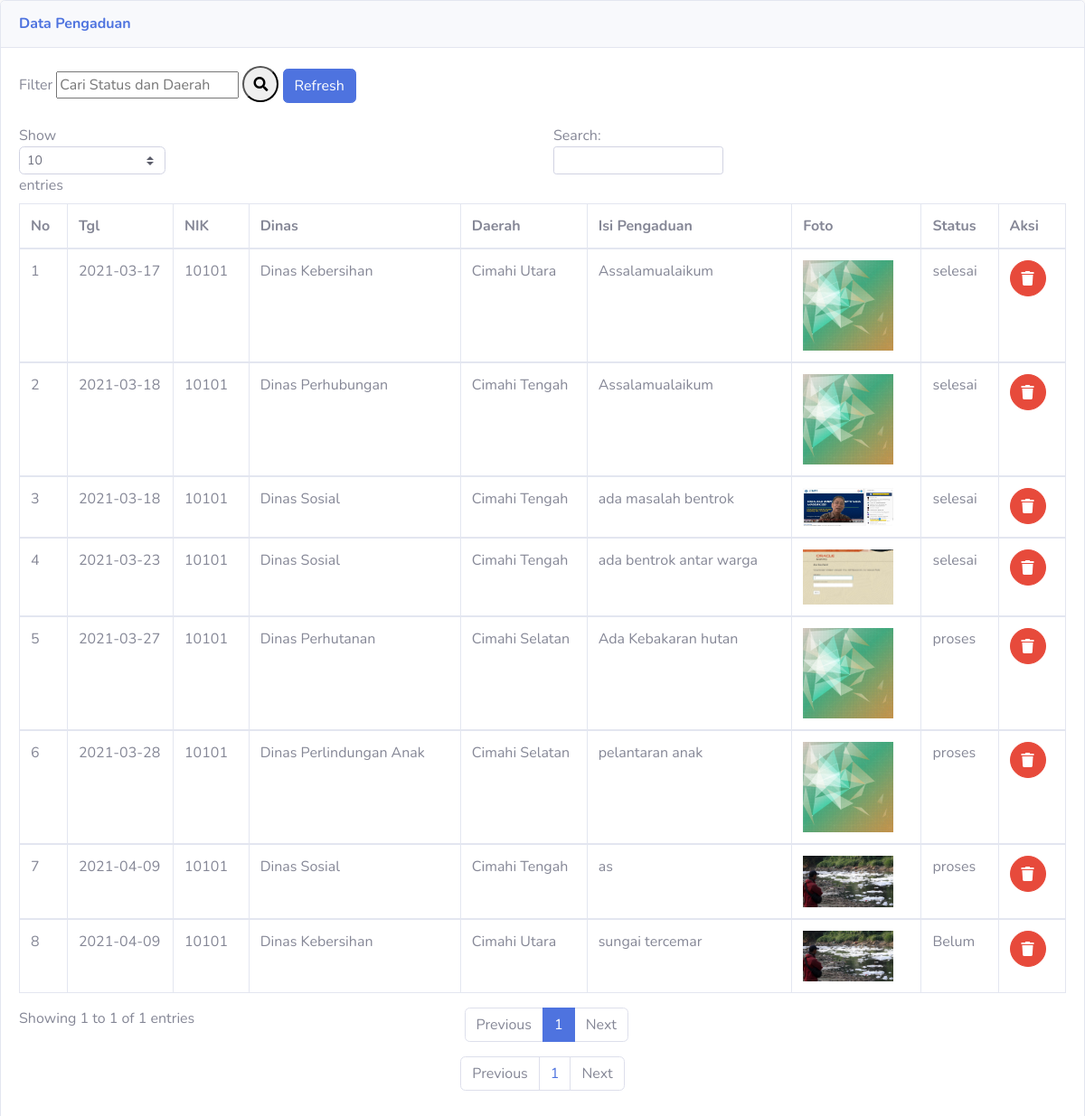
The app's page /aplikasi_pengaduanmasyarakat/admin/rifki_lihatpengaduan.php with its own data.
### tables this page shows
CREATE TABLE `rifki_pengaduan` (
  `rifki_id_pengaduan` int(11) NOT NULL,
  `rifki_tgl_pengaduan` date NOT NULL,
  `rifki_nik` char(16) NOT NULL,
  `rifki_petugasdinas` varchar(30) NOT NULL,
  `rifki_daerah` varchar(32) NOT NULL,
  `rifki_isi_laporan` text NOT NULL,
  `rifki_foto` varchar(255) NOT NULL,
  `rifki_status` enum('Belum','proses','selesai') NOT NULL
);

### aplikasi_pengaduanmasyarakat/admin/rifki_lihatpengaduan.php (the view, shortened to what this page needs)
<!DOCTYPE html>
<html lang="en">
<head>
  <link href="vendor/fontawesome-free/css/all.min.css" rel="stylesheet" type="text/css">
  <link href="css/sb-admin-2.min.css" rel="stylesheet">
</head>
<body id="page-top">
          <div class="card shadow mb-4">
            <div class="card-header py-3">
              <h6 class="m-0 font-weight-bold text-primary">Data Pengaduan</h6>
            </div>
            <div class="card-body">
              <form action="" method="post" align="left">
                <label>Filter</label>
                <input class="fa-search" type="text" name="cari" placeholder="Cari Status dan Daerah">
                <button class="btn-circle" type="submit" name="submit"><i class="fa fa-search"></i></button>
                <a href="?url=rifki_lihatpengaduan" class="btn btn-primary">Refresh</a>
              </form><br>
              <div class="table-responsive">
                <table class="table table-bordered" id="dataTable" width="100%" cellspacing="0">
                  <thead>
                    <tr>
                      <th>No</th>
                      <th>Tgl</th>
                      <th>NIK</th>
                      <th>Dinas</th>
                      <th>Daerah</th>
                      <th>Isi Pengaduan</th>
                      <th>Foto</th>
                      <th>Status</th>
                      <th>Aksi</th>
                    </tr>
                  </thead>
                  <?php
                  include '../rifki_koneksi.php';
                  $batas = 10;
                  $halaman = isset($_GET['halaman'])?(int)$_GET['halaman'] : 1;
                  $halaman_awal = ($halaman>1) ? ($halaman * $batas) - $batas : 0;
                  $previous = $halaman - 1;
                  $next = $halaman + 1;
                  $data = mysqli_query($koneksi,"select * from rifki_petugas");
                  $jumlah_data = mysqli_num_rows($data);
                  $total_halaman = ceil($jumlah_data / $batas);
                  $no_urut = 0;
                  $cari = @$_POST['cari'];
                  $sql = mysqli_query($koneksi,"SELECT * FROM rifki_pengaduan WHERE rifki_status LIKE '%$cari%' OR rifki_daerah LIKE '%$cari%' limit $halaman_awal, $batas");
                  while ($data=mysqli_fetch_array($sql)) {
                    $no_urut++;
                  ?>
                  <tbody>
                    <tr>
                      <td><?php echo $no_urut?></td>
                      <td><?php echo $data['rifki_tgl_pengaduan']?></td>
                      <td><?php echo $data['rifki_nik']?></td>
                      <td><?php echo $data['rifki_petugasdinas']?></td>
                      <td><?php echo $data['rifki_daerah']?></td>
                      <td><?php echo $data['rifki_isi_laporan']?></td>
                      <td><img src="../foto/<?php echo $data['rifki_foto']; ?>" style="width: 100px;"></td>
                      <td><?php echo $data['rifki_status']?></td>
                      <td>
                        <a href="rifki_deletepengaduan.php?id=<?php echo $data['rifki_id_pengaduan']; ?>" class="btn btn-danger btn-circle" onclick="return confirm('Yakin Mau Hapus Data?')">
                          <i class="fa fa-trash"></i>
                        </a>
                      </td>
                    </tr>
                    <?php
}
?>
                    </tbody>
                  </table>
                   <nav>
      <ul class="pagination justify-content-center">
        <li class="page-item">
          <a class="page-link" <?php if($halaman > 1){ echo "href='?url=rifki_lihatpengaduan&halaman=$previous'"; } ?>>Previous</a>
        </li>
        <?php
        for($x=1;$x<=$total_halaman;$x++){
          ?>
          <li class="page-item"><a class="page-link" href="?url=rifki_lihatpengaduan&halaman=<?php echo $x ?>"><?php echo $x; ?></a></li>
          <?php
        }
        ?>
        <li class="page-item">
          <a  class="page-link" <?php if($halaman < $total_halaman) { echo "href='?url=rifki_lihatpengaduan&halaman=$next'"; } ?>>Next</a>
        </li>
      </ul>
    </nav>
                </div>
</body>
</html>

### records on screen
rifki_pengaduan: rifki_tgl_pengaduan "2021-03-17", rifki_nik "10101", rifki_petugasdinas "Dinas Kebersihan", rifki_daerah "Cimahi Utara", rifki_isi_laporan "Assalamualaikum", rifki_foto (picture), rifki_status "selesai"
rifki_pengaduan: rifki_tgl_pengaduan "2021-03-18", rifki_nik "10101", rifki_petugasdinas "Dinas Perhubungan", rifki_daerah "Cimahi Tengah", rifki_isi_laporan "Assalamualaikum", rifki_foto (picture), rifki_status "selesai"
rifki_pengaduan: rifki_tgl_pengaduan "2021-03-18", rifki_nik "10101", rifki_petugasdinas "Dinas Sosial", rifki_daerah "Cimahi Tengah", rifki_isi_laporan "ada masalah bentrok", rifki_foto (picture), rifki_status "selesai"
rifki_pengaduan: rifki_tgl_pengaduan "2021-03-23", rifki_nik "10101", rifki_petugasdinas "Dinas Sosial", rifki_daerah "Cimahi Tengah", rifki_isi_laporan "ada bentrok antar warga", rifki_foto (picture), rifki_status "selesai"
rifki_pengaduan: rifki_tgl_pengaduan "2021-03-27", rifki_nik "10101", rifki_petugasdinas "Dinas Perhutanan", rifki_daerah "Cimahi Selatan", rifki_isi_laporan "Ada Kebakaran hutan", rifki_foto (picture), rifki_status "proses"
rifki_pengaduan: rifki_tgl_pengaduan "2021-03-28", rifki_nik "10101", rifki_petugasdinas "Dinas Perlindungan Anak", rifki_daerah "Cimahi Selatan", rifki_isi_laporan "pelantaran anak", rifki_foto (picture), rifki_status "proses"
rifki_pengaduan: rifki_tgl_pengaduan "2021-04-09", rifki_nik "10101", rifki_petugasdinas "Dinas Sosial", rifki_daerah "Cimahi Tengah", rifki_isi_laporan "as", rifki_foto (picture), rifki_status "proses"
rifki_pengaduan: rifki_tgl_pengaduan "2021-04-09", rifki_nik "10101", rifki_petugasdinas "Dinas Kebersihan", rifki_daerah "Cimahi Utara", rifki_isi_laporan "sungai tercemar", rifki_foto (picture), rifki_status "Belum"
